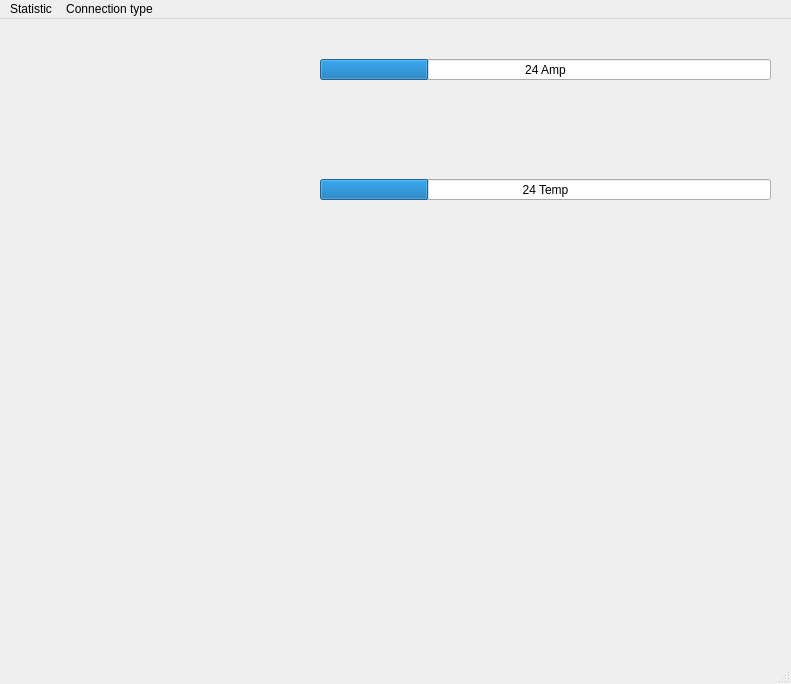
<?xml version="1.0" encoding="UTF-8"?>
<ui version="4.0">
 <class>MainWindow</class>
 <widget class="QMainWindow" name="MainWindow">
  <property name="geometry">
   <rect>
    <x>0</x>
    <y>0</y>
    <width>791</width>
    <height>684</height>
   </rect>
  </property>
  <property name="windowTitle">
   <string>MainWindow</string>
  </property>
  <widget class="QWidget" name="centralwidget">
   <widget class="QWidget" name="horizontalLayoutWidget">
    <property name="geometry">
     <rect>
      <x>0</x>
      <y>0</y>
      <width>301</width>
      <height>301</height>
     </rect>
    </property>
    <layout class="QHBoxLayout" name="horizontalLayout">
     <item>
      <widget class="QWidget" name="qmlWidget" native="true"/>
     </item>
    </layout>
   </widget>
   <widget class="QProgressBar" name="progressBar1">
    <property name="geometry">
     <rect>
      <x>320</x>
      <y>40</y>
      <width>451</width>
      <height>21</height>
     </rect>
    </property>
    <property name="value">
     <number>24</number>
    </property>
    <property name="orientation">
     <enum>Qt::Horizontal</enum>
    </property>
    <property name="format">
     <string>%v Amp</string>
    </property>
   </widget>
   <widget class="QProgressBar" name="progressBar22">
    <property name="geometry">
     <rect>
      <x>320</x>
      <y>160</y>
      <width>451</width>
      <height>21</height>
     </rect>
    </property>
    <property name="value">
     <number>24</number>
    </property>
    <property name="orientation">
     <enum>Qt::Horizontal</enum>
    </property>
    <property name="format">
     <string>%v Temp</string>
    </property>
   </widget>
  </widget>
  <widget class="QMenuBar" name="menubar">
   <property name="geometry">
    <rect>
     <x>0</x>
     <y>0</y>
     <width>791</width>
     <height>21</height>
    </rect>
   </property>
   <widget class="QMenu" name="menuStatistic">
    <property name="title">
     <string>Statistic</string>
    </property>
    <addaction name="separator"/>
    <addaction name="action"/>
   </widget>
   <widget class="QMenu" name="menuConnection_type">
    <property name="cursor">
     <cursorShape>ArrowCursor</cursorShape>
    </property>
    <property name="title">
     <string>Connection type</string>
    </property>
    <addaction name="separator"/>
    <addaction name="actionrtu"/>
   </widget>
   <addaction name="menuStatistic"/>
   <addaction name="menuConnection_type"/>
  </widget>
  <widget class="QStatusBar" name="statusbar">
   <property name="enabled">
    <bool>true</bool>
   </property>
   <property name="cursor">
    <cursorShape>ArrowCursor</cursorShape>
   </property>
  </widget>
  <action name="actionrtu">
   <property name="text">
    <string>вариант подключения</string>
   </property>
   <property name="toolTip">
    <string>настройки подключения</string>
   </property>
  </action>
  <action name="action">
   <property name="text">
    <string>Открыть окно статистики</string>
   </property>
  </action>
 </widget>
 <resources/>
 <connections>
  <connection>
   <sender>menubar</sender>
   <signal>triggered(QAction*)</signal>
   <receiver>MainWindow</receiver>
   <slot>show()</slot>
   <hints>
    <hint type="sourcelabel">
     <x>174</x>
     <y>14</y>
    </hint>
    <hint type="destinationlabel">
     <x>318</x>
     <y>90</y>
    </hint>
   </hints>
  </connection>
 </connections>
</ui>
